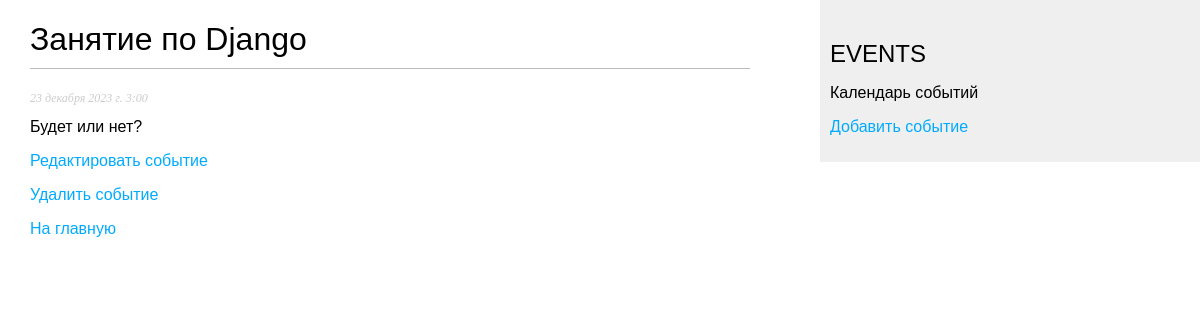
The page /events/5 on the database as committed earlier.
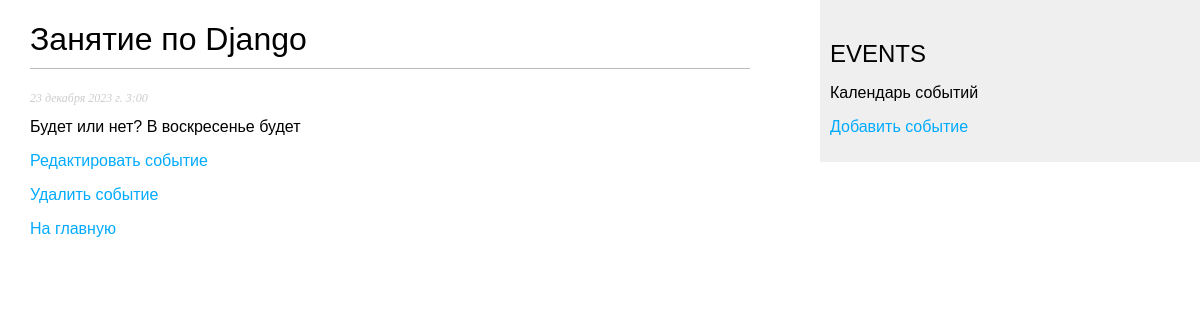
The same page on the database as committed later.
### event/models.py (models this page shows, shortened)
class Event(models.Model):
    title = models.CharField(max_length=100, verbose_name='Название')
    description = models.TextField(verbose_name='Описание')
    date_time = models.DateTimeField(verbose_name='Дата')
    location = models.CharField(max_length=100, verbose_name='Место')
    class Meta:
        verbose_name = 'Event'
        verbose_name_plural = 'Events'
        ordering = ['-date_time']
        indexes = [
            models.Index(fields=['-date_time'])
        ]

### event/views.py (the view)
# urls.py: path('events/<int:pk>', views.ShowEvent.as_view(), name='event_detail'),
class ShowEvent(DetailView):
    model = Event
    template_name = 'event/detail.html'

### event/templates/event/detail.html (shortened to what this page needs)
{% extends "event/base.html" %}
{% block content %}
  <h1>{{ event.title }}</h1>
  <p class="date">{{ event.date_time }}</p>
  {{ event.description|safe }}
<p><a href="{% url 'event:event_update' event.id %}">Редактировать событие</a></p>
<p><a href="{% url 'event:event_delete' event.id %}">Удалить событие</a></p>
<p><a href="{% url 'event:event_list' %}">На главную</a></p>
{% endblock %}

Rows that differ between the two databases and show on the page:
changed Event "Занятие по Django": description "Будет или нет?" → "Будет или нет? В воскресенье будет"
